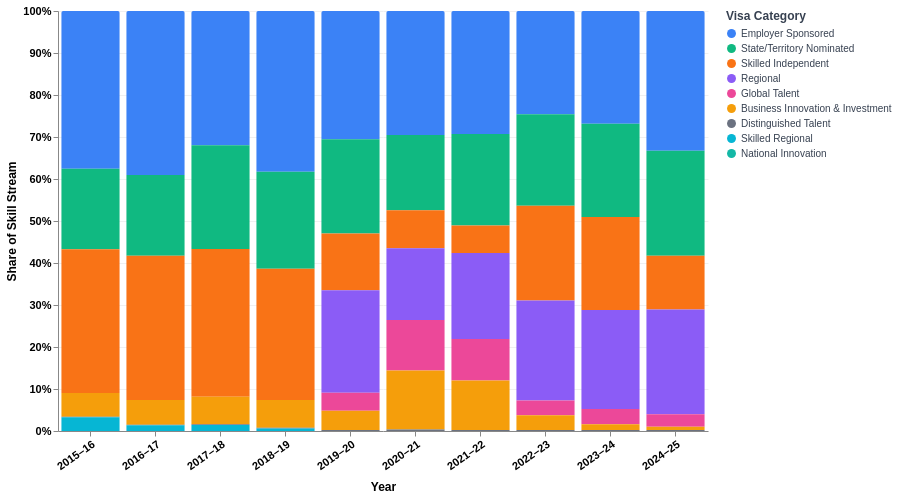

This figure's Vega-Lite source:
### Vega-Lite specification from a JSON file in a GitHub repository (floating-point values rounded to 4 significant figures)
{"$schema": "https://vega.github.io/schema/vega-lite/v5.json", "width": 650, "height": 420, "background": "#ffffff", "config": {"view": {"stroke": null}}, "data": {"values": [{"year": "2015–16", "category": "Employer Sponsored", "visas": 48250}, {"year": "2015–16", "category": "State/Territory Nominated", "visas": 24650}, {"year": "2015–16", "category": "Skilled Independent", "visas": 43994}, {"year": "2015–16", "category": "Business Innovation & Investment", "visas": 7260}, {"year": "2015–16", "category": "Distinguished Talent", "visas": 200}, {"year": "2015–16", "category": "Skilled Regional", "visas": 4196}, {"year": "2015–16", "category": "Regional", "visas": 0}, {"year": "2015–16", "category": "Global Talent", "visas": 0}, {"year": "2015–16", "category": "National Innovation", "visas": 0}, {"year": "2016–17", "category": "Employer Sponsored", "visas": 48250}, {"year": "2016–17", "category": "State/Territory Nominated", "visas": 23765}, {"year": "2016–17", "category": "Skilled Independent", "visas": 42422}, {"year": "2016–17", "category": "Business Innovation & Investment", "visas": 7260}, {"year": "2016–17", "category": "Distinguished Talent", "visas": 200}, {"year": "2016–17", "category": "Skilled Regional", "visas": 1670}, {"year": "2016–17", "category": "Regional", "visas": 0}, {"year": "2016–17", "category": "Global Talent", "visas": 0}, {"year": "2016–17", "category": "National Innovation", "visas": 0}, {"year": "2017–18", "category": "Employer Sponsored", "visas": 35528}, {"year": "2017–18", "category": "State/Territory Nominated", "visas": 27400}, {"year": "2017–18", "category": "Skilled Independent", "visas": 39137}, {"year": "2017–18", "category": "Business Innovation & Investment", "visas": 7260}, {"year": "2017–18", "category": "Distinguished Talent", "visas": 200}, {"year": "2017–18", "category": "Skilled Regional", "visas": 1574}, {"year": "2017–18", "category": "Regional", "visas": 0}, {"year": "2017–18", "category": "Global Talent", "visas": 0}, {"year": "2017–18", "category": "National Innovation", "visas": 0}, {"year": "2018–19", "category": "Employer Sponsored", "visas": 42012}, {"year": "2018–19", "category": "State/Territory Nominated", "visas": 25346}, {"year": "2018–19", "category": "Skilled Independent", "visas": 34247}, {"year": "2018–19", "category": "Business Innovation & Investment", "visas": 7261}, {"year": "2018–19", "category": "Distinguished Talent", "visas": 200}, {"year": "2018–19", "category": "Skilled Regional", "visas": 647}, {"year": "2018–19", "category": "Regional", "visas": 0}, {"year": "2018–19", "category": "Global Talent", "visas": 0}, {"year": "2018–19", "category": "National Innovation", "visas": 0}, {"year": "2019–20", "category": "Employer Sponsored", "visas": 29261}, {"year": "2019–20", "category": "State/Territory Nominated", "visas": 21495}, {"year": "2019–20", "category": "Skilled Independent", "visas": 12986}, {"year": "2019–20", "category": "Regional", "visas": 23372}, {"year": "2019–20", "category": "Global Talent", "visas": 4109}, {"year": "2019–20", "category": "Business Innovation & Investment", "visas": 4420}, {"year": "2019–20", "category": "Distinguished Talent", "visas": 200}, {"year": "2019–20", "category": "Skilled Regional", "visas": 0}, {"year": "2019–20", "category": "National Innovation", "visas": 0}, {"year": "2020–21", "category": "Employer Sponsored", "visas": 23503}, {"year": "2020–21", "category": "State/Territory Nominated", "visas": 14268}, {"year": "2020–21", "category": "Skilled Independent", "visas": 7213}, {"year": "2020–21", "category": "Regional", "visas": 13585}, {"year": "2020–21", "category": "Global Talent", "visas": 9584}, {"year": "2020–21", "category": "Business Innovation & Investment", "visas": 11198}, {"year": "2020–21", "category": "Distinguished Talent", "visas": 269}, {"year": "2020–21", "category": "Skilled Regional", "visas": 0}, {"year": "2020–21", "category": "National Innovation", "visas": 0}, {"year": "2021–22", "category": "Employer Sponsored", "visas": 26103}, {"year": "2021–22", "category": "State/Territory Nominated", "visas": 19376}, {"year": "2021–22", "category": "Skilled Independent", "visas": 5864}, {"year": "2021–22", "category": "Regional", "visas": 18223}, {"year": "2021–22", "category": "Global Talent", "visas": 8776}, {"year": "2021–22", "category": "Business Innovation & Investment", "visas": 10496}, {"year": "2021–22", "category": "Distinguished Talent", "visas": 225}, {"year": "2021–22", "category": "Skilled Regional", "visas": 0}, {"year": "2021–22", "category": "National Innovation", "visas": 0}, {"year": "2022–23", "category": "Employer Sponsored", "visas": 35000}, {"year": "2022–23", "category": "State/Territory Nominated", "visas": 31000}, {"year": "2022–23", "category": "Skilled Independent", "visas": 32100}, {"year": "2022–23", "category": "Regional", "visas": 33944}, {"year": "2022–23", "category": "Global Talent", "visas": 5000}, {"year": "2022–23", "category": "Business Innovation & Investment", "visas": 5000}, {"year": "2022–23", "category": "Distinguished Talent", "visas": 300}, {"year": "2022–23", "category": "Skilled Regional", "visas": 0}, {"year": "2022–23", "category": "National Innovation", "visas": 0}, {"year": "2023–24", "category": "Employer Sponsored", "visas": 36825}, {"year": "2023–24", "category": "State/Territory Nominated", "visas": 30400}, {"year": "2023–24", "category": "Skilled Independent", "visas": 30375}, {"year": "2023–24", "category": "Regional", "visas": 32300}, {"year": "2023–24", "category": "Global Talent", "visas": 5000}, {"year": "2023–24", "category": "Business Innovation & Investment", "visas": 1900}, {"year": "2023–24", "category": "Distinguished Talent", "visas": 300}, {"year": "2023–24", "category": "Skilled Regional", "visas": 0}, {"year": "2023–24", "category": "National Innovation", "visas": 0}, {"year": "2024–25", "category": "Employer Sponsored", "visas": 44000}, {"year": "2024–25", "category": "State/Territory Nominated", "visas": 33000}, {"year": "2024–25", "category": "Skilled Independent", "visas": 16900}, {"year": "2024–25", "category": "Regional", "visas": 32948}, {"year": "2024–25", "category": "Global Talent", "visas": 3975}, {"year": "2024–25", "category": "Business Innovation & Investment", "visas": 1000}, {"year": "2024–25", "category": "Distinguished Talent", "visas": 300}, {"year": "2024–25", "category": "Skilled Regional", "visas": 0}, {"year": "2024–25", "category": "National Innovation", "visas": 25}]}, "mark": {"type": "bar", "cornerRadiusTopLeft": 2, "cornerRadiusTopRight": 2}, "encoding": {"x": {"field": "year", "type": "ordinal", "axis": {"labelAngle": -35, "title": "Year", "titleFontWeight": "bold", "titleFontSize": 12, "titlePadding": 10, "labelFontWeight": "bold", "labelFontSize": 11}}, "y": {"field": "visas", "type": "quantitative", "stack": "normalize", "axis": {"title": "Share of Skill Stream", "titleFontWeight": "bold", "titleFontSize": 12, "labelFontWeight": "bold", "labelFontSize": 11, "format": "%", "gridColor": "#f0f0f0"}}, "color": {"field": "category", "type": "nominal", "scale": {"domain": ["Employer Sponsored", "State/Territory Nominated", "Skilled Independent", "Regional", "Global Talent", "Business Innovation & Investment", "Distinguished Talent", "Skilled Regional", "National Innovation"], "range": ["#3b82f6", "#10b981", "#f97316", "#8b5cf6", "#ec4899", "#f59e0b", "#6b7280", "#06b6d4", "#14b8a6"]}, "legend": {"title": "Visa Category", "orient": "right", "symbolType": "circle", "symbolSize": 80, "labelFontSize": 10, "titleFontSize": 12, "titleFontWeight": "bold", "labelColor": "#374151", "titleColor": "#374151", "rowPadding": 4}}, "tooltip": [{"field": "year", "title": "Year"}, {"field": "category", "title": "Category"}, {"field": "visas", "title": "Visas Granted", "format": ","}]}}
